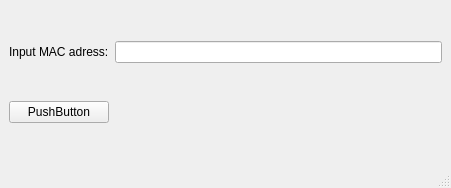
<?xml version="1.0" encoding="UTF-8"?>
<ui version="4.0">
 <class>MainWindow</class>
 <widget class="QMainWindow" name="MainWindow">
  <property name="geometry">
   <rect>
    <x>0</x>
    <y>0</y>
    <width>451</width>
    <height>188</height>
   </rect>
  </property>
  <property name="windowTitle">
   <string>MainWindow</string>
  </property>
  <widget class="QWidget" name="centralwidget">
   <layout class="QGridLayout" name="gridLayout">
    <item row="0" column="0">
     <widget class="QLabel" name="label">
      <property name="text">
       <string>Input MAC adress:</string>
      </property>
      <property name="buddy">
       <cstring>lineEdit</cstring>
      </property>
     </widget>
    </item>
    <item row="0" column="1">
     <widget class="QLineEdit" name="lineEdit"/>
    </item>
    <item row="1" column="0">
     <widget class="QPushButton" name="pushButton">
      <property name="text">
       <string>PushButton</string>
      </property>
     </widget>
    </item>
   </layout>
  </widget>
  <widget class="QMenuBar" name="menubar">
   <property name="geometry">
    <rect>
     <x>0</x>
     <y>0</y>
     <width>451</width>
     <height>22</height>
    </rect>
   </property>
  </widget>
  <widget class="QStatusBar" name="statusbar"/>
 </widget>
 <resources/>
 <connections/>
</ui>
